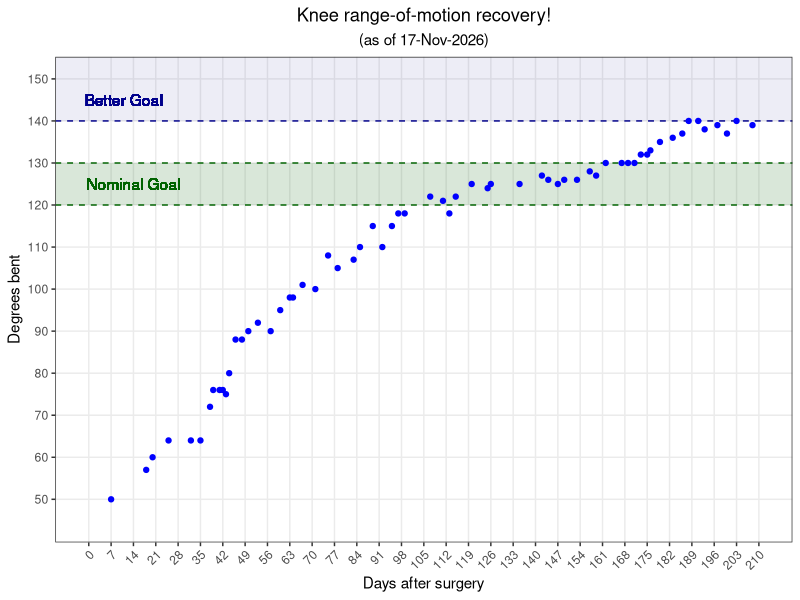
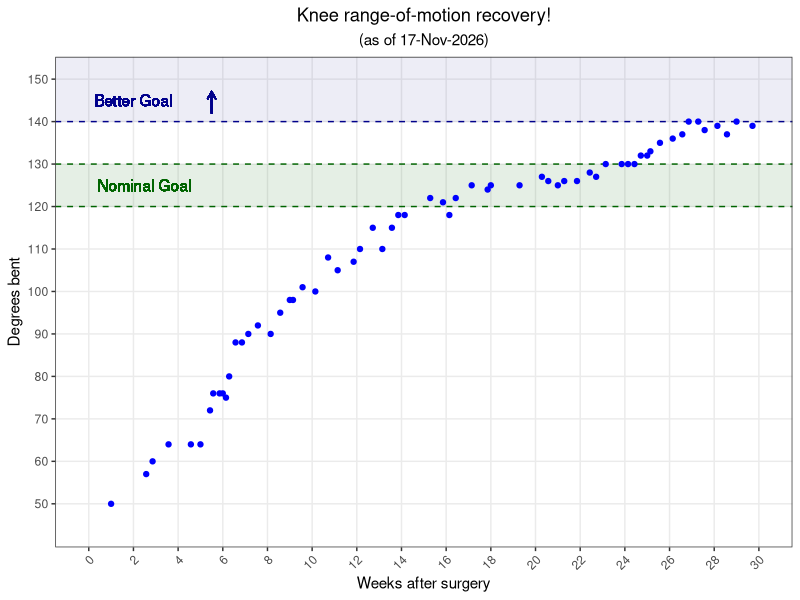
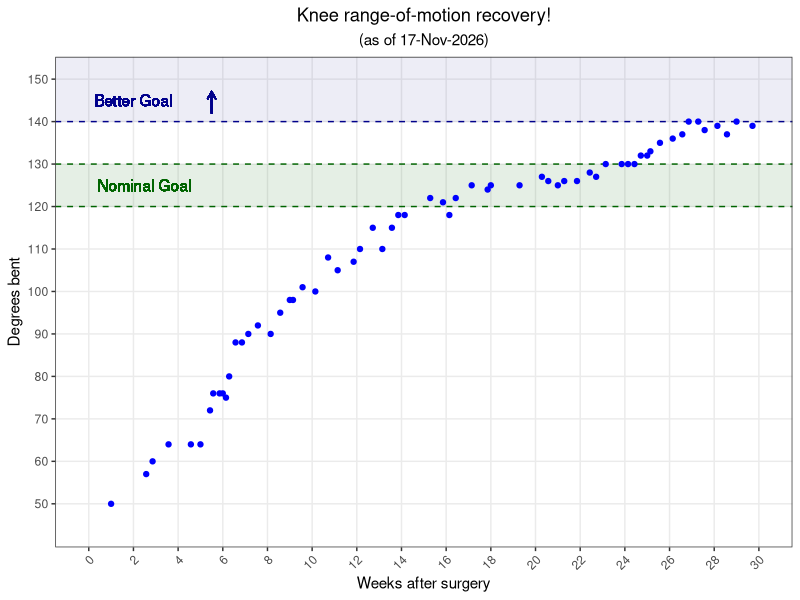

Here is the R script that generated these plots, in order:
library(tidyverse)

df <- read.table("knee-range-of-motion.tsv", sep = "\t", header = TRUE)

curr_date <- format(Sys.time(), "%d-%b-%Y")

## plotting with days on X axis
max_day_for_plot <- ceiling(df[2] %>% max() / 7) * 7

# with ideal deadline vertical line
# plot_days <- ggplot(df, aes(x = Days.after.surgery, y = Degrees.bent)) + geom_point(color = "blue") +
#     labs(y = "Degrees bent", x = "Days after surgery", title = "Knee range-of-motion recovery!",
#          subtitle = paste0("(as of ", curr_date, ")")) +
#     ylim(45,150) +
#     scale_x_continuous(breaks=seq(0,max_day_for_plot,7), limits = c(0,max_day_for_plot), minor_breaks = NULL) +
#     geom_hline(yintercept = 130, linetype = "dashed", color = "darkblue") +
#     geom_text(x = 14, y = 125, label = "Nominal Goal", color = "darkblue") +
#     geom_hline(yintercept = 140, linetype = "dashed", color = "darkgreen") +
#     geom_text(x = 11, y = 145, label = "Better Goal", color = "darkgreen") +
#     geom_vline(xintercept = 84, linetype = "dashed", color = "red") +
#     geom_text(x = 63, y = 57.5, label = "Ideal deadline", color = "red") +
#     geom_text(x = 63, y = 52.5, label = "(12 weeks)", color = "red", size = 3) +
#     theme_bw() +
#     theme(plot.title = element_text(hjust = 0.5), plot.subtitle = element_text(hjust = 0.5)) +
#     theme(axis.text.x = element_text(angle = 45, hjust = 1, vjust = 1))

plot_days <- ggplot(df, aes(x = Days.after.surgery, y = Degrees.bent)) + 
    labs(y = "Degrees bent", x = "Days after surgery", title = "Knee range-of-motion recovery!",
         subtitle = paste0("(as of ", curr_date, ")")) +
    scale_y_continuous(breaks=seq(50, 150, 10), limits = c(45, 150), minor_breaks = NULL) +
    scale_x_continuous(breaks=seq(0,max_day_for_plot,7), limits = c(0,max_day_for_plot), minor_breaks = NULL) +
    geom_hline(yintercept = 130, linetype = "dashed", color = "darkgreen") +
    geom_hline(yintercept = 120, linetype = "dashed", color = "darkgreen") +
    geom_text(x = 14, y = 125, label = "Nominal Goal", color = "darkgreen") +
    annotate("rect", xmin = -Inf, xmax = Inf, ymin = 120, ymax = 130, alpha = 0.15, fill = "darkgreen") +
    annotate("rect", xmin = -Inf, xmax = Inf, ymin = 140, ymax = Inf, alpha = 0.07, fill = "darkblue") +
    geom_hline(yintercept = 140, linetype = "dashed", color = "darkblue") +
    geom_text(x = 11, y = 145, label = "Better Goal", color = "darkblue") +
    geom_point(color = "blue") +
#     geom_segment(aes(x = 31, y = 142, xend = 31, yend = 147), color = "darkblue", lineend = "round", linejoin = "mitre", size = 0.5, 
#         arrow = arrow(length = unit(2, "mm"))) +
    theme_bw() +
    theme(plot.title = element_text(hjust = 0.5), plot.subtitle = element_text(hjust = 0.5)) +
    theme(axis.text.x = element_text(angle = 45, hjust = 1, vjust = 1))



## plotting with weeks on X axis
num_total_weeks <- ceiling(df[2] %>% max() / 7)

# with ideal deadline vertical line
# plot_weeks <- ggplot(df, aes(x = Days.after.surgery / 7, y = Degrees.bent)) + geom_point(color = "blue") +
#     labs(y = "Degrees bent", x = "Weeks after surgery", title = "Knee range-of-motion recovery!",
#          subtitle = paste0("(", curr_date, ")")) +
#     ylim(45,150) +
#     scale_x_continuous(breaks=seq(0, num_total_weeks, 1), limits = c(0, num_total_weeks), minor_breaks = NULL) +
#     geom_hline(yintercept = 130, linetype = "dashed", color = "darkblue") +
#     geom_text(x = 2, y = 135, label = "Nominal Goal", color = "darkblue") +
#     geom_hline(yintercept = 140, linetype = "dashed", color = "darkgreen") +
#     geom_text(x = 2, y = 145, label = "Better Goal", color = "darkgreen") +
#     geom_vline(xintercept = 12, linetype = "dashed", color = "red") +
#     geom_text(x = 9, y = 55, label = "Ideal deadline", color = "red") +
#     theme_bw() +
#     theme(plot.title = element_text(hjust = 0.5), plot.subtitle = element_text(hjust = 0.5)) +
#     theme(axis.text.x = element_text(angle = 45, hjust = 1, vjust = 1))

plot_weeks <- ggplot(df, aes(x = Days.after.surgery / 7, y = Degrees.bent)) + 
    labs(y = "Degrees bent", x = "Weeks after surgery", title = "Knee range-of-motion recovery!",
        subtitle = paste0("(as of ", curr_date, ")")) +
    scale_y_continuous(breaks=seq(50, 150, 10), limits = c(45, 150), minor_breaks = NULL) +
    scale_x_continuous(breaks=seq(0, num_total_weeks, 2), limits = c(0, num_total_weeks), minor_breaks = NULL) +
    annotate("rect", xmin = -Inf, xmax = Inf, ymin = 120, ymax = 130, alpha = 0.10, fill = "darkgreen") +
    geom_hline(yintercept = 130, linetype = "dashed", color = "darkgreen") +
    geom_hline(yintercept = 120, linetype = "dashed", color = "darkgreen") +
    geom_text(x = 2.5, y = 125, label = "Nominal Goal", color = "darkgreen") +
    annotate("rect", xmin = -Inf, xmax = Inf, ymin = 140, ymax = Inf, alpha = 0.07, fill = "darkblue") +
    geom_hline(yintercept = 140, linetype = "dashed", color = "darkblue") +
    geom_text(x = 2, y = 145, label = "Better Goal", color = "darkblue") +
    geom_point(color = "blue") +
    geom_segment(aes(x = 5.5, y = 142, xend = 5.5, yend = 147), color = "darkblue", lineend = "round", linejoin = "mitre", size = 0.5, 
        arrow = arrow(length = unit(2, "mm"))) +
    theme_bw() +
    theme(plot.title = element_text(hjust = 0.5), plot.subtitle = element_text(hjust = 0.5)) +
    theme(axis.text.x = element_text(angle = 45, hjust = 1, vjust = 1))


# writing out pdfs
pdf(paste0(curr_date, "-knee-ROM-progress-days.pdf"), width = 5, height = 4)
plot_days
dev.off()

pdf(paste0(curr_date, "-knee-ROM-progress-weeks.pdf"), width = 5, height = 4)
plot_weeks
dev.off()

# writing out latest as png for github readme
png(paste0("latest-knee-ROM-progress-weeks-plot.png"), units = "in", res = 144, width = 5, height = 4)
plot_weeks
dev.off()
